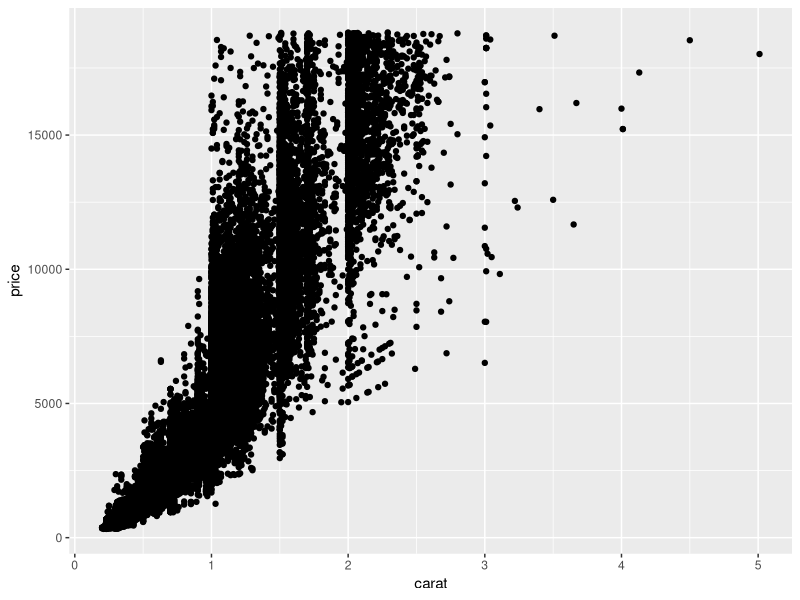
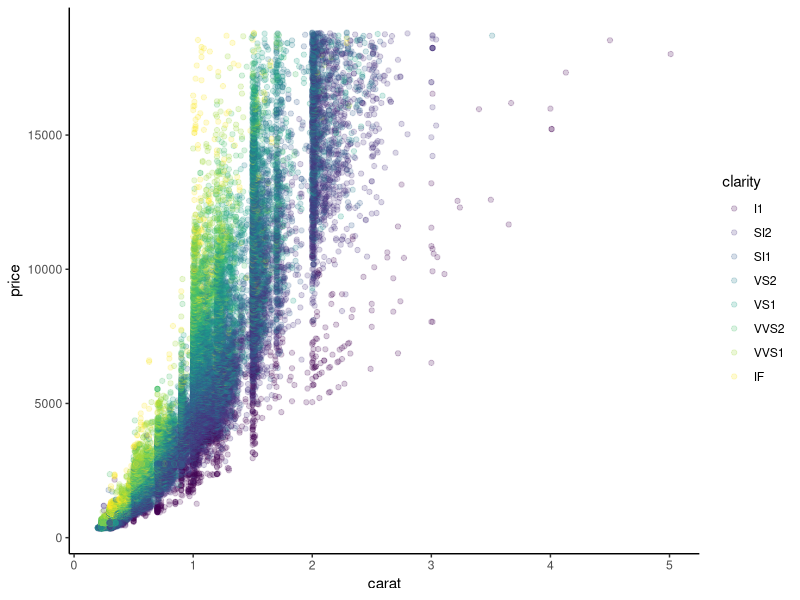
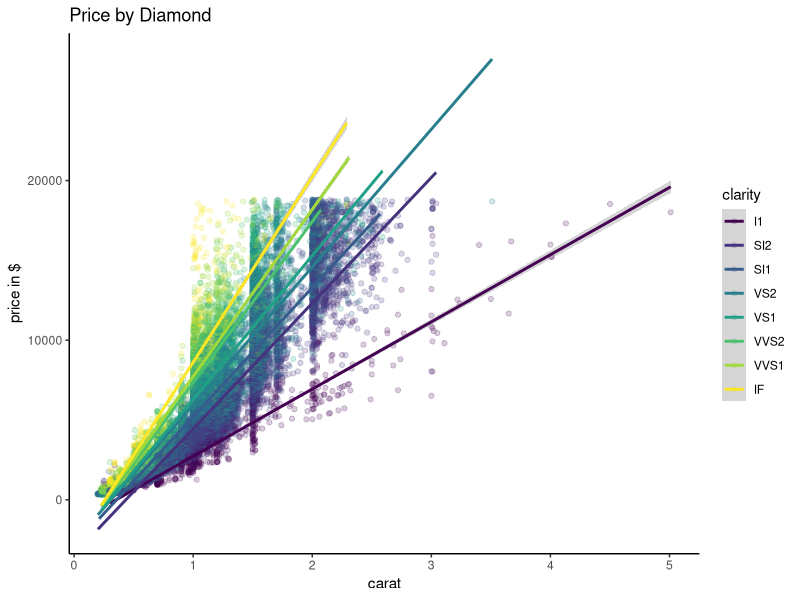
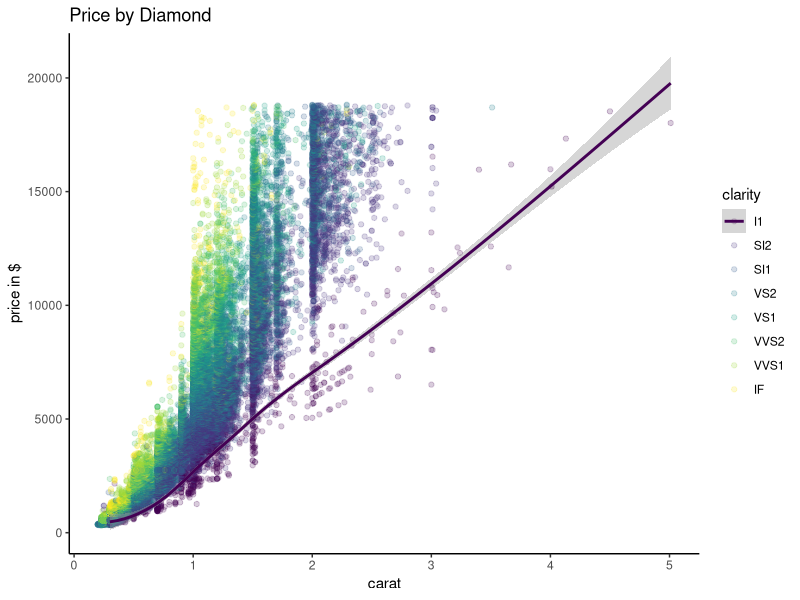
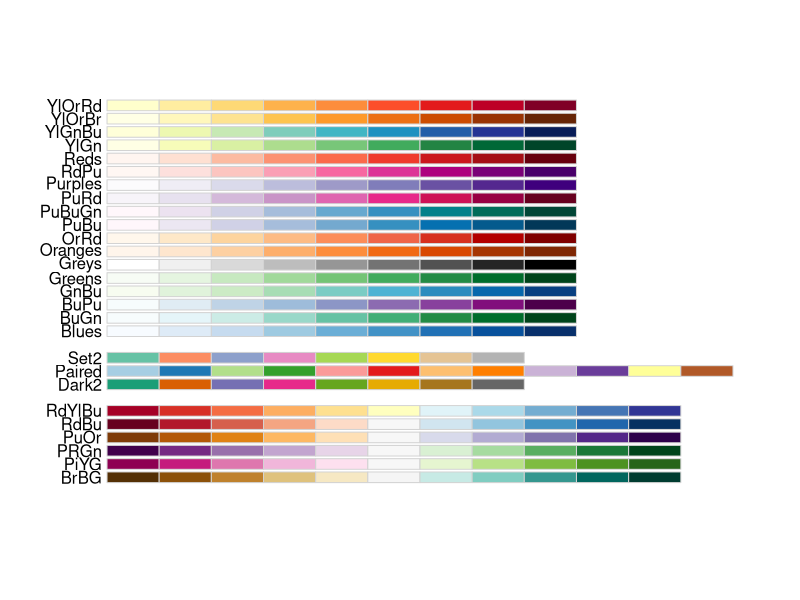

The R source for these figures, in order: (Note: this script raises an error after producing the figures.)
library (tidyverse)
library(ggplot2)

#section 1: Plot best Practices and GGPlot Review
#ggplot has 4 parts


ggplot(diamonds, aes(x= carat, y=price)) +
  geom_point()


ggplot(diamonds, aes(x= carat, y=price, color= clarity)) +
  geom_point(alpha=0.2) + theme_classic()


ggplot(diamonds, aes(x= carat, y=price, color= clarity)) +
  geom_point(alpha=0.2) + theme_classic() +
  ggtitle("Price by Diamond") + ylab('price in $') +
  stat_smooth(method= "lm")



ggplot(diamonds, aes(x= carat, y=price, color= clarity)) +
  geom_point(alpha=0.2) + theme_classic() +
  ggtitle("Price by Diamond") + ylab('price in $') +
  stat_smooth(method= "loess")

library("RColorBrewer")

display.brewer.all(colorblindFriendly = TRUE)

ggplot(diamonds, aes(x= carat, y=price, color= clarity)) +
  geom_point(alpha=0.2) + theme_classic() +
  scale_color_viridis_b(option = "C", direction = -1)

rlang::last_trace()


ggplot(diamonds, aes(x= carat, y=price, color= color, fill=color)) +
  geom_boxplot(alpha=0.2) + theme_classic() +
  ggtitle("Diamond Quality by Cut") + 
  scale_fill_viridis_d("colour")

library(ggplot2)
ggplot(diamonds, aes(x = clarity, fill = cut)) + 
  geom_bar() +
  theme(axis.text.x = element_text(angle=70, vjust=0.5)) +
  scale_fill_viridis_d(option = "C") +
  theme_classic()

barplot <- ggplot(diamonds, aes(x = clarity, fill = cut)) + 
  geom_bar() +
  theme(axis.text.x = element_text(angle=70, vjust=0.5)) +
  scale_fill_viridis_d(option = "C") +
  theme_classic()

barplot
